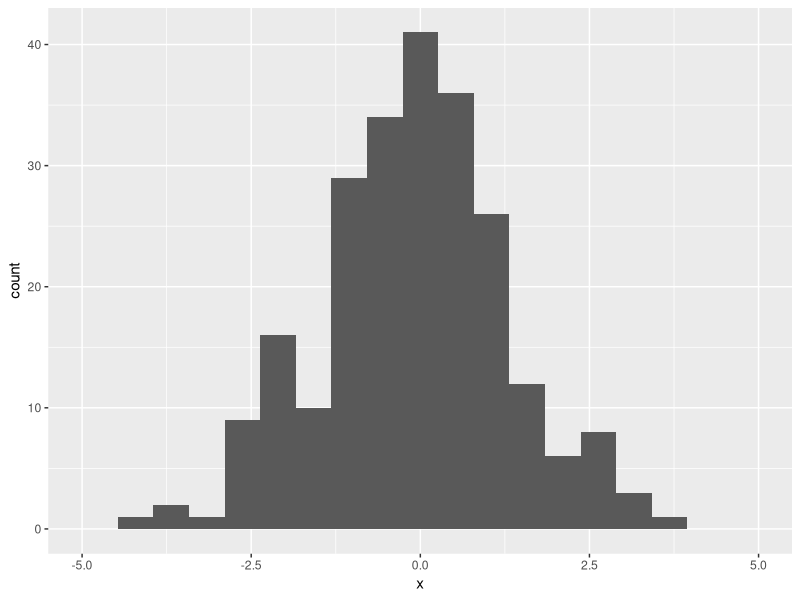
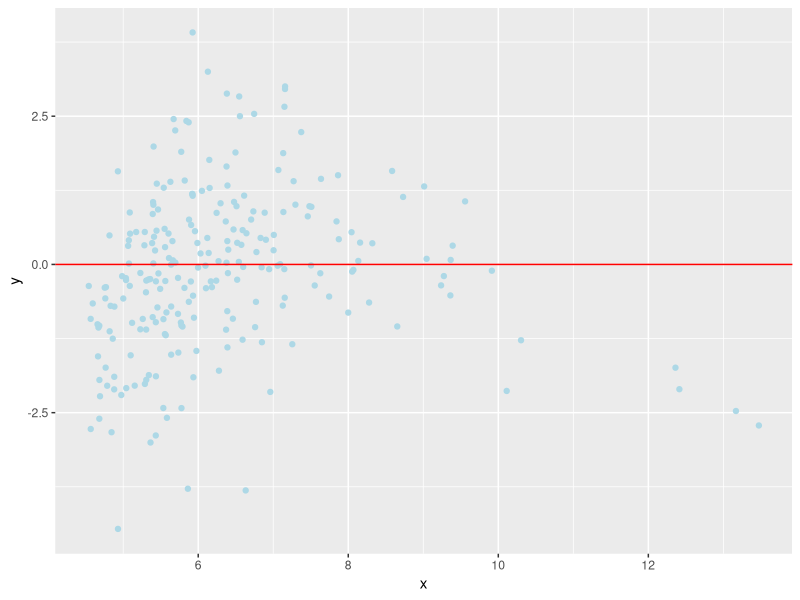
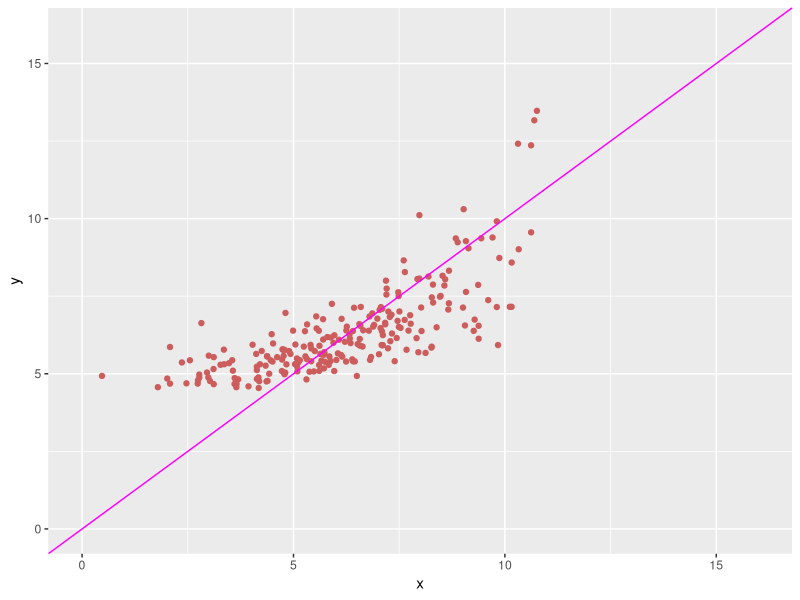

Reproduce these figures in R, in order.
## ---- chunk 1
df <- read.csv("heart_disease.csv",stringsAsFactors=TRUE)
df <- df[,-10]
w  <- which(df$Cost > 0)
df <- df[w,]
df$Cost <- log(df$Cost)
df$Complications <- factor(df$Complications)
df$Drugs <- factor(df$Drugs)
summary(df)
## ---- chunk 2
set.seed(100)
s <- sample(nrow(df), round(0.7*nrow(df)))
df.train <- df[s,]
df.test <- df[-s,]
## ---- chunk 3
lm.out <- lm(Cost~.,data=df.train)
summary(lm.out)
## ---- chunk 4
suppressMessages(library(tidyverse))
Cost.pred <- predict(lm.out, newdata = df.test)
df.plot<- data.frame("x"=df.test$Cost-Cost.pred)
ggplot(data=df.plot, mapping = aes(x=x))+
  geom_histogram(bins = 20)+
  xlim(-5, 5)
## ---- chunk 5
shapiro.test(df.plot$x)
## ---- chunk 6
df.plot <- data.frame("x"=Cost.pred, "y" = df.test$Cost-Cost.pred)
ggplot(df.plot, mapping = aes(x = x, y = y), xlab = "Model Fitted values", ylab = "Model Residuals")+
  geom_point(color = "lightblue")+
  geom_abline(slope =  0, yintercept = 0, color = "red")


## ---- chunk 7
suppressMessages(library(car))
ncvTest(lm.out)
## ---- chunk 8
df.plot <- data.frame("x"=df.test$Cost,"y"=Cost.pred)
ggplot(data = df.plot, mapping = aes(x = x, y = y))+
  geom_point(color = "indianred")+
  geom_abline(color = "magenta")+
  
  xlim(0, 16)+
  ylim(0, 16)
## ---- chunk 9
vif(lm.out)
## ---- chunk 10
mean((df.test$Cost-Cost.pred)^2)
